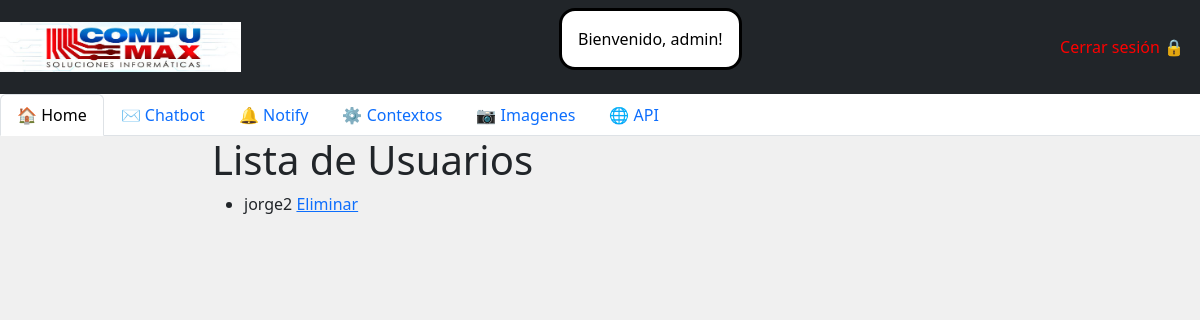
The page /security/users (signed in) on the database as committed earlier.
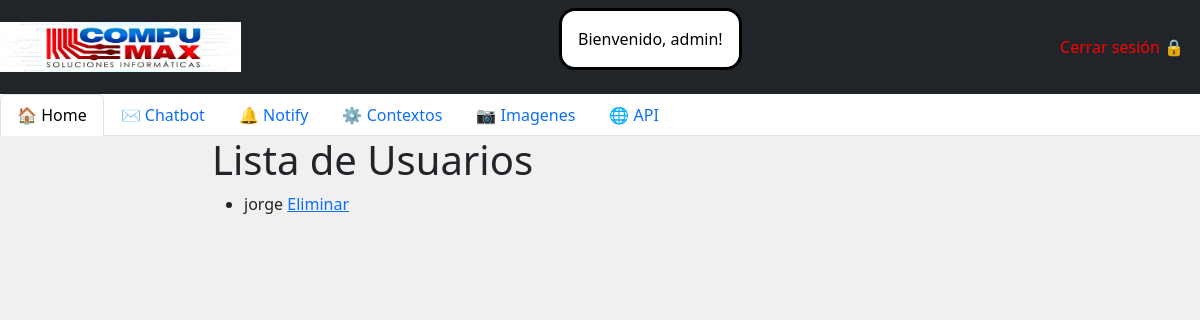
The same page on the database as committed later.
### tables this page shows
CREATE TABLE usuarios (
            id INTEGER PRIMARY KEY AUTOINCREMENT,
            username TEXT NOT NULL,
            password TEXT NOT NULL
        );

### security/routes.py (the view)
@security_bp.route('/users')
@requerir_autenticacion
def view_users():
    users = database.get_all_users()
    return render_template('view_users.html', users=users)

### security/database.py (called while the page is built)
def get_all_users() -> list:
    conn = sqlite3.connect('alarm_status.db')
    cursor = conn.cursor()
    cursor.execute('SELECT * FROM usuarios')
    users = cursor.fetchall()
    conn.close()
    return users

### security/protected_routes.py (called while the page is built)
def verificar_autenticacion():
    return 'username' in session

def requerir_autenticacion(route_function):
    @wraps(route_function)
    def wrapper(*args, **kwargs):
        if not verificar_autenticacion():
            return redirect(url_for('security.login'))
        return route_function(*args, **kwargs)
    return wrapper

### security/templates/view_users.html
{% extends "base.html" %}
{% block content %}
    <h1>Lista de Usuarios</h1>
    <ul>
        {% for user in users %}
            <li>{{ user[1] }} <a href="{{ url_for('security.delete_user', user_id=user[0]) }}">Eliminar</a></li>
        {% endfor %}
    </ul>
{% endblock %}

### home/templates/base.html (shortened to what this page needs)
<!DOCTYPE html>
<html lang="es">
<head>
    <link href="https://cdn.jsdelivr.net/npm/bootstrap@5.3.0/dist/css/bootstrap.min.css" rel="stylesheet">
    <link rel="stylesheet" href="{{ url_for('home.static', filename='style.css') }}">
</head>
<body>
    <nav class="navbar navbar-dark bg-dark">
        <a class="navbar-brand" href="#">
            <img src="{{ url_for('home.static', filename='compumax_banner.jpeg') }}" height="50" class="d-inline-block align-center" alt="">
        </a>
        {% if 'username' in session %}
            <p class="user">Bienvenido, {{ session['username'] }}!</p>
            <a href="{{ url_for('security.logout') }}" id="url_cerrar" class="url_sesion">Cerrar sesión 🔒</a>
        {% else %}
            <a href="{{ url_for('security.login') }}" id="url_abrir" class="url_sesion">Iniciar sesión 🔓</a>
        {% endif %}
    </nav>
    <div class="list_items">
        <ul class="nav nav-tabs">
            <li class="nav-item"><a class="nav-link active" href="{{ url_for('home.home') }}">🏠 Home</a></li>
            <li class="nav-item"><a class="nav-link" href="{{ url_for('chatbot.chatbot_get') }}">✉️ Chatbot</a></li>
            <li class="nav-item"><a class="nav-link" href="{{ url_for('notify.notify_frontend') }}">🔔 Notify</a></li>
            <li class="nav-item"><a class="nav-link" href="{{ url_for('configs.read_context') }}">⚙️ Contextos</a></li>
            <li class="nav-item"><a class="nav-link" href="{{ url_for('configs.read_images_route') }}">📷 Imagenes</a></li>
            <li class="nav-item"><a class="nav-link" href="{{ url_for('api.api_get') }}">🌐 API</a></li>
        </ul>
    </div>
    <div class="container-fluid">
        <div class="row">
            <div class="col"></div>
            <div class="col-md-8">
                <div class="content">
                    {% block content %}
                    {% endblock %}
                </div>
            </div>
            <div class="col"></div>
        </div>
    </div>
</body>
</html>

### home/static/style.css (style rules this page uses)
body { background-color: #f0f0f0; }
.list_items { background-color: white; }
.user { background-color: white; color: black; padding: 1em; border-radius: 1em; border-style: solid; }
.url_sesion { padding: 1em; text-decoration: none; }
#url_cerrar { color: red; }

Rows that differ between the two databases and show on the page:
removed usuarios: username "jorge2"
added usuarios: username "jorge"
